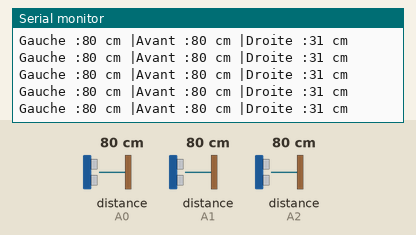
Bench run of a sketch on a simulated Arduino Uno, built with avr-gcc and run on an emulated ATmega328P. Parts: the last lines printed to the serial monitor. Inputs (shaded band) come from the test bench; at power-on: distance to the obstacle (sensors on A0, A1, A2) 80 cm.

Above: at 1.2 s.
1.3 s: distance to the obstacle (sensor on A0) set to 2 cm
At 1.48 s:
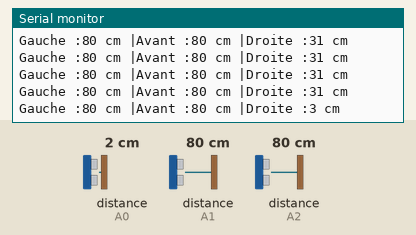
2.8 s: distance to the obstacle (sensor on A1) set to 2 cm
At 2.93 s:
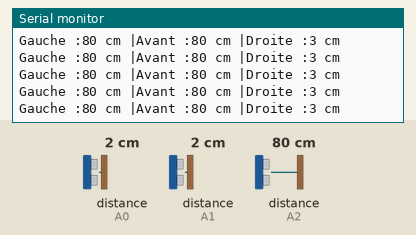
4.3 s: distance to the obstacle (sensor on A2) set to 2 cm
At 4.38 s:
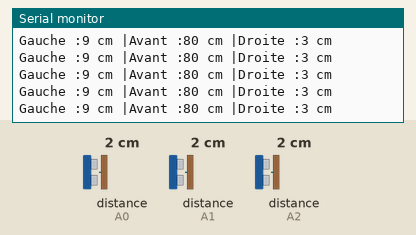
5.8 s: distance to the obstacle (sensor on A0) set to 4 cm
At 5.83 s:
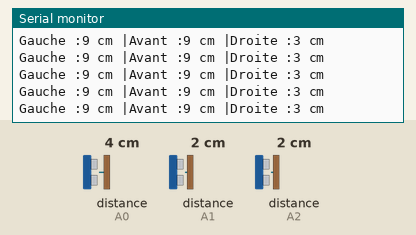
7.3 s: distance to the obstacle (sensor on A1) set to 18 cm
At 7.44 s:
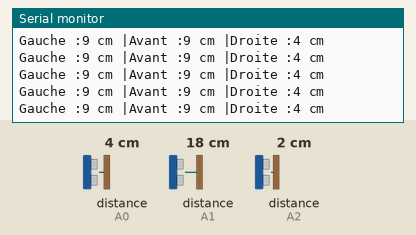
8.8 s: distance to the obstacle (sensor on A2) set to 18 cm
At 8.89 s:
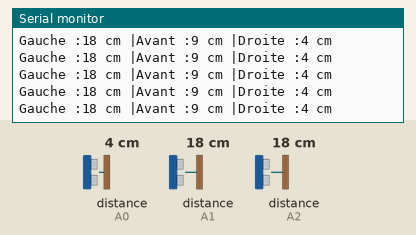
Timing chart, 0 to 11.3 s (numbered marks = the images above; inputs shaded):
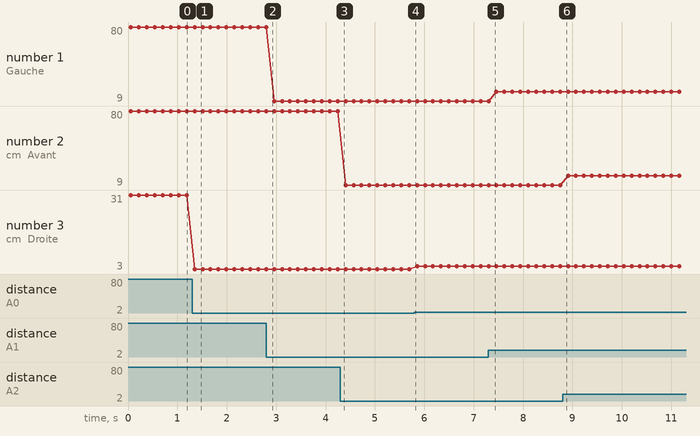

Measured:
- after the input at 1.3 s, the serial monitor: prints a new line after 0.05 s (image 1)
- plotted number 1: 80 → 9 after the input at 2.8 s, 9 → 18 after the input at 7.3 s
- plotted number 3: 31 → 3 after the input at 1.3 s, 3 → 4 after the input at 5.8 s

The sketch:

SharpIRTest.ino
```cpp
#include <SharpIR.h>

#define IRPin1 A0
#define model1 430
#define IRPin2 A1
#define model2 1080
#define IRPin3 A2
#define model3 1080
int distance_cm1;
int distance_cm2;
int distance_cm3;


/* Model :
  GP2Y0A02YK0F --> 20150
  GP2Y0A21YK0F --> 1080
  GP2Y0A710K0F --> 100500
  GP2YA41SK0F --> 430
*/


SharpIR sensorAvant = SharpIR(IRPin3, model3);
SharpIR sensorGauche = SharpIR(IRPin2, model2);
SharpIR sensorDroite = SharpIR(IRPin1, model1);


void setup() {
  Serial.begin(9600);
}
void loop() {

  distance_cm3 = sensorAvant.distance();
  distance_cm2 = sensorGauche.distance();
  distance_cm1 = sensorDroite.distance();


  Serial.print("Gauche :");
  Serial.print(distance_cm2);
  Serial.print(" cm |");
  Serial.print("Avant :");
  Serial.print(distance_cm3);
  Serial.print(" cm |");
  Serial.print("Droite :");
  Serial.print(distance_cm1);
  Serial.println(" cm");
  delay(100);
}
```
